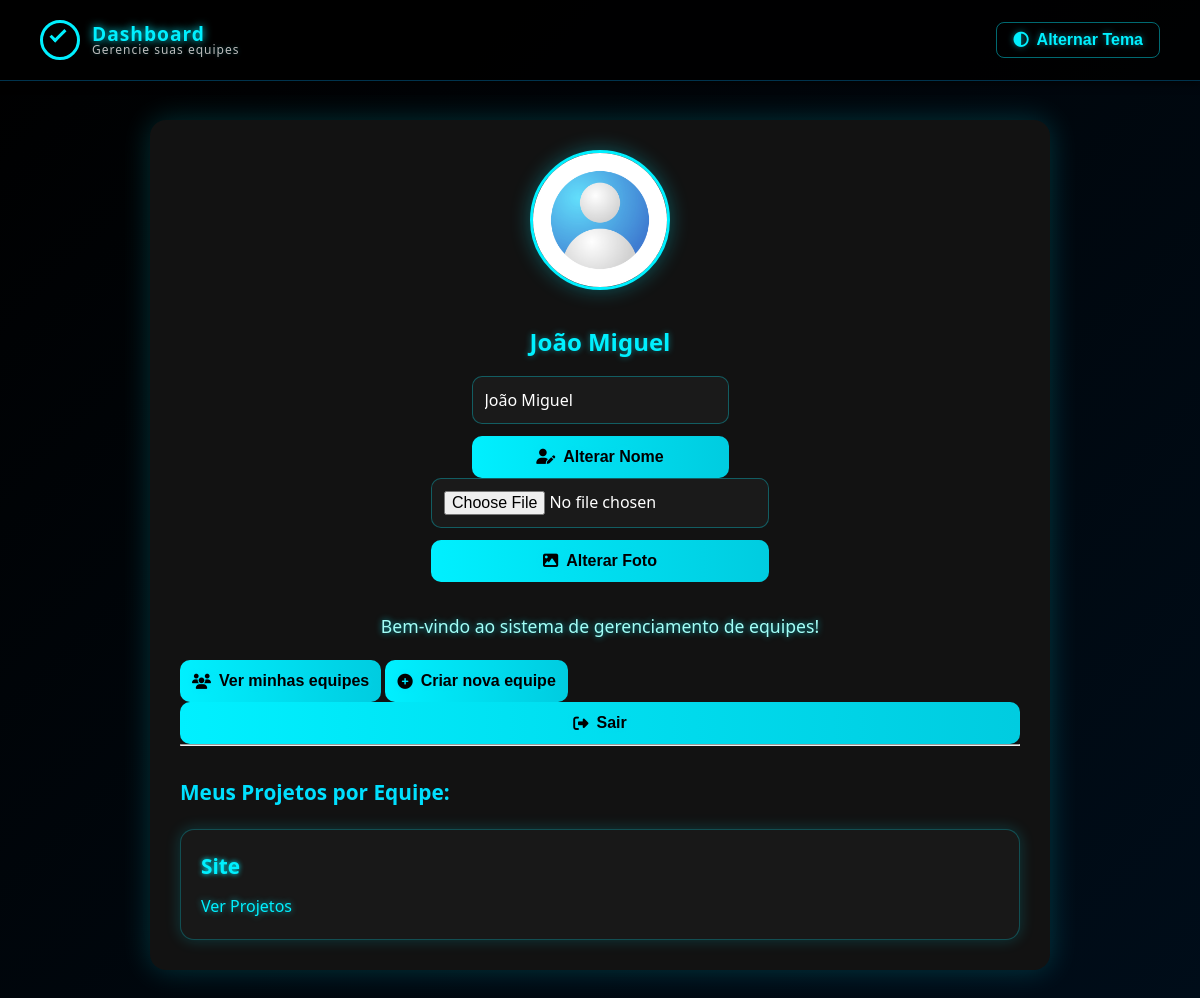
Page /dashboard (signed in) on the committed database.
### tables this page shows
CREATE TABLE usuarios_tb (
            id_usuario INTEGER PRIMARY KEY AUTOINCREMENT,
            nome_completo TEXT NOT NULL,
            email TEXT UNIQUE NOT NULL,
            senha TEXT NOT NULL,
            imagem_perfil TEXT
        , id_perfil INTEGER);

CREATE TABLE equipes_tb (
            id_equipe INTEGER PRIMARY KEY AUTOINCREMENT,
            nome_equipe TEXT NOT NULL,
            descricao TEXT
        );

### app.py (the view, shortened to what this page needs)
@app.route('/dashboard', methods=['GET', 'POST'])
def dashboard():
    if 'usuario' not in session:
        return redirect('/login')
    conn = conectar()
    cursor = conn.cursor()
    mensagem = None
    cursor.execute("SELECT nome_completo, imagem_perfil FROM usuarios_tb WHERE id_usuario = ?", (session['usuario'],))
    user_data = cursor.fetchone()
    nome = user_data[0]
    imagem = user_data[1] if user_data[1] else "imagem.jpg"
    cursor.execute('''
        SELECT e.id_equipe, e.nome_equipe
        FROM membros_equipe_tb m
        JOIN equipes_tb e ON m.id_equipe = e.id_equipe
        WHERE m.id_usuario = ?
    ''', (session['usuario'],))
    equipes = cursor.fetchall()
    conn.close()
    return render_template('dashboard.html', nome=nome, imagem=imagem, mensagem=mensagem, equipes=equipes)

### app.py (called while the page is built)
def conectar():
    return sqlite3.connect("db/database.db")

### templates/dashboard.html (shortened to what this page needs)
<!DOCTYPE html>
<html lang="pt-br">
<head>
  <link rel="stylesheet" href="/static/style.css" />
  <link
    rel="stylesheet"
    href="https://cdnjs.cloudflare.com/ajax/libs/font-awesome/6.5.0/css/all.min.css"
  />
</head>
<body>
  <header class="top-bar">
    <div class="logo">
      <div class="logo-icon">
        <div class="circle"></div>
        <div class="check"></div>
      </div>
      <div class="logo-text">
        <div class="title">Dashboard</div>
        <div class="subtitle">Gerencie suas equipes</div>
      </div>
    </div>
    <button id="toggle-theme" class="theme-toggle-btn">
      <i class="fas fa-adjust"></i> Alternar Tema
    </button>
  </header>
  <div class="container">
    <div class="perfil">
      <div class="perfil-foto">
        <img src="/static/imagens/{{ imagem }}" alt="Foto do usuário" />
      </div>
      <h2>{{ nome }}</h2>
      <form method="POST" class="upload-form">
        <input type="text" name="novo_nome" value="{{ nome }}" required />
        <button type="submit" name="acao" value="atualizar_nome">
          <i class="fas fa-user-edit"></i> Alterar Nome
        </button>
      </form>
      <form method="POST" enctype="multipart/form-data" class="upload-form">
        <input type="file" name="imagem" accept="image/*" required />
        <button type="submit">
          <i class="fas fa-image"></i> Alterar Foto
        </button>
      </form>
    </div>
    <p class="boas-vindas">
      Bem-vindo ao sistema de gerenciamento de equipes!
    </p>
    <div class="botoes">
      <a href="/equipes">
        <button><i class="fas fa-users"></i> Ver minhas equipes</button>
      </a>
      <a href="/nova_equipe">
        <button><i class="fas fa-plus-circle"></i> Criar nova equipe</button>
      </a>
      <form method="POST" action="/logout">
        <button type="submit">
          <i class="fas fa-sign-out-alt"></i> Sair
        </button>
      </form>
    </div>
    <hr />
    <h3>Meus Projetos por Equipe:</h3>
    {% if equipes %}
      <div class="equipes-grid">
        {% for equipe in equipes %}
          <div class="equipe-card">
            <div class="equipe-nome">{{ equipe[1] }}</div>
            <div class="equipe-actions">
              <a href="/projetos/{{ equipe[0] }}">Ver Projetos</a>
            </div>
          </div>
        {% endfor %}
      </div>
    {% else %}
      <p class="no-equipes">Você ainda não faz parte de nenhuma equipe.</p>
    {% endif %}
  </div>
</body>
</html>

### static/style.css (style rules this page uses)
* { margin: 0; padding: 0; box-sizing: border-box; }
body { font-family: 'Segoe UI', Roboto, Arial, sans-serif; line-height: 1.6; min-height: 100vh; background-attachment: fixed; transition: background 0.3s ease, color 0.3s ease; }
body.dark { background: linear-gradient(135deg, #000000, #001a33, #004466); color: #00f0ff; background-size: 400% 400%; animation: neonGradientAnim 15s ease infinite; }
.top-bar { position: fixed; top: 0; width: 100%; display: flex; justify-content: space-between; align-items: center; padding: 20px 40px; background-color: rgba(0, 0, 0, 0.85); border-bottom: 1px solid #00334d; z-index: 1000; box-shadow: 0 2px 8px rgba(0,0,0,0.7); transition: background-color 0.3s ease; }
.logo { display: flex; align-items: center; gap: 12px; user-select: none; }
.logo-icon { position: relative; width: 40px; height: 40px; flex-shrink: 0; }
.logo-icon .circle { width: 100%; height: 100%; border: 3px solid #00f0ff; border-radius: 50%; }
.logo-icon .check { position: absolute; top: 10px; left: 10px; width: 16px; height: 8px; border-left: 3px solid #00f0ff; border-bottom: 3px solid #00f0ff; transform: rotate(-45deg); }
.logo-text { display: flex; flex-direction: column; line-height: 1; }
.logo-text .title { font-size: 1.2rem; font-weight: 600; color: #00f0ff; letter-spacing: 1px; text-shadow: 0 0 8px #00f0ff; }
.logo-text .subtitle { font-size: 0.75rem; font-weight: 400; color: #bbb; letter-spacing: 1px; text-shadow: 0 0 4px #00f0ff40; }
.theme-toggle-btn { background: transparent; color: #00f0ff; border: 1px solid #00f0ff70; border-radius: 8px; padding: 8px 16px; cursor: pointer; transition: background 0.3s, transform 0.2s, color 0.3s; user-select: none; font-weight: 600; text-shadow: 0 0 6px #00f0ff80; }
.container { width: 90%; max-width: 900px; margin: 120px auto 60px; padding: 30px; background-color: #121212; border-radius: 16px; box-shadow: 0 0 30px rgba(0, 240, 255, 0.2); transition: background-color 0.3s, color 0.3s; }
h2 { text-align: center; margin-bottom: 25px; font-size: 1.8rem; color: #00f0ff; text-shadow: 0 0 12px #00f0ff; user-select: none; }
h3 { margin-top: 30px; font-size: 1.3rem; color: #00e0ff; user-select: none; }
form { display: flex; flex-direction: column; gap: 18px; }
input[type="text"], input[type="email"], input[type="password"], input[type="file"], select { padding: 12px; background-color: #1a1a1a; color: #ffffff; border: 1px solid #00f0ff50; border-radius: 10px; transition: border 0.3s, background 0.3s, color 0.3s; font-size: 1rem; font-family: inherit; }
input::placeholder { color: #aaa; font-style: italic; }
button { padding: 12px; background: linear-gradient(to right, #00f0ff, #00cce0); color: #000; font-weight: bold; border: none; border-radius: 10px; cursor: pointer; transition: transform 0.2s, box-shadow 0.2s, background 0.3s; display: inline-flex; align-items: center; justify-content: center; gap: 8px; font-size: 1rem; user-select: none; text-shadow: 0 0 6px #00e0ffaa; }
button i { font-size: 0.95rem; }
a { color: #00f0ff; text-decoration: none; transition: color 0.2s; user-select: text; text-shadow: 0 0 6px #00f0ffaa; }
.perfil { display: flex; flex-direction: column; align-items: center; margin-bottom: 30px; user-select: none; }
.perfil img { width: 140px; height: 140px; border-radius: 50%; border: 3px solid #00f0ff; object-fit: cover; margin-bottom: 15px; box-shadow: 0 0 20px #00f0ff50; background: radial-gradient(circle, #00f0ff20, transparent); transition: box-shadow 0.3s ease; }
.perfil h2 { margin-top: 10px; margin-bottom: 15px; font-size: 1.5rem; color: #00f0ff; text-shadow: 0 0 6px #00f0ff70; user-select: text; }
.upload-form { display: flex; gap: 12px; flex-wrap: wrap; justify-content: center; }
.boas-vindas { text-align: center; margin: 20px 0; font-size: 1.1rem; color: #a2fef7; user-select: none; text-shadow: 0 0 6px #00f0ffaa; }
.equipes-grid { display: grid; grid-template-columns: repeat(auto-fit, minmax(250px, 1fr)); gap: 20px; margin-top: 20px; }
.equipe-card { background: #181818; border: 1px solid #00f0ff40; border-radius: 14px; padding: 20px; box-shadow: 0 0 15px #00f0ff30; transition: transform 0.2s, box-shadow 0.2s, background-color 0.3s; cursor: default; }
.equipe-nome { font-size: 1.3rem; font-weight: 600; color: #00f0ff; margin-bottom: 10px; text-shadow: 0 0 5px #00f0ff; user-select: text; }

### rows in the picture
usuarios_tb: nome_completo "João Miguel", novo_nome "João Miguel"
equipes_tb: nome_equipe "Site"
